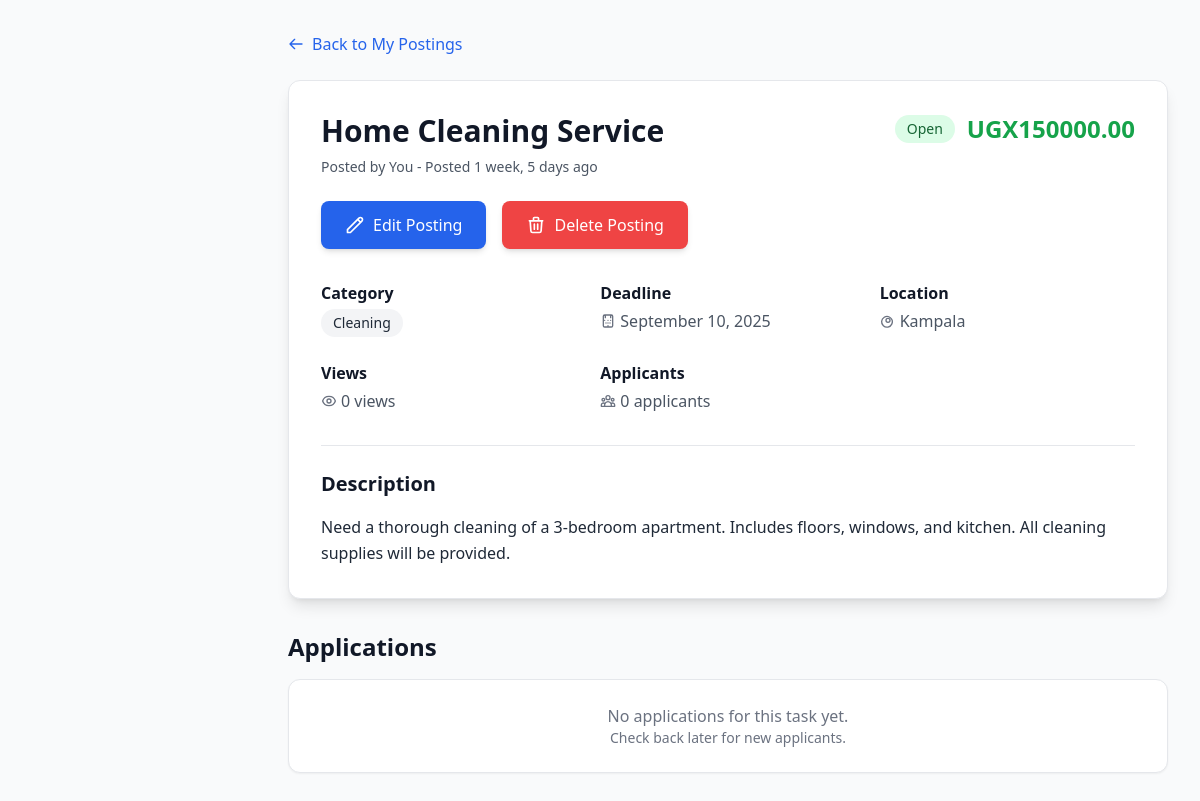
The page /giver/postings/13/ (signed in) on the database its author committed.
### task_giver/models.py (models this page shows, shortened)
class Task(models.Model):
    user = models.ForeignKey(User, on_delete=models.CASCADE)
    title = models.CharField(max_length=200)
    description = models.TextField()
    category = models.CharField(max_length=200)
    budget = models.DecimalField(max_digits=10, decimal_places=2)
    deadline = models.DateTimeField()
    posted_on = models.DateTimeField(auto_now_add=True)
    views = models.PositiveIntegerField(default=0)
    STATUS_CHOICES = (
        ('open', 'Open'),
        ('in_progress', 'In Progress'),
        ('completed', 'Completed'),
        ('canceled', 'Canceled'),
    )
    status = models.CharField(max_length=20, choices=STATUS_CHOICES, default='open')
    file_upload = models.FileField(upload_to='task_files/', blank=True, null=True, validators=[FileExtensionValidator(allowed_extensions=['pdf'])])
    location = models.CharField(max_length=200, blank=True, null=True)

### task_giver/views.py (the view)
# urls.py: path('postings/<int:task_id>/', views.task_detail, name='task_detail'),
@login_required
def task_detail(request, task_id):
    task = get_object_or_404(Task, pk=task_id)
    apps = Applications.objects.filter(task=task_id)
    context = {
        'task': task,
        'apps': apps
    }
    return render(request, 'task_giver/task_detail.html', context)

### task_giver/templates/task_giver/task_detail.html (shortened to what this page needs)
<!DOCTYPE html>
<html lang="en">
<head>
    <script src="https://cdn.tailwindcss.com"></script>
</head>
<body class="bg-gray-50 min-h-screen">
    <div class="lg:ml-64 min-h-screen">
        <div class="max-w-7xl mx-auto px-4 sm:px-6 lg:px-8 py-8 pt-20 lg:pt-8">
            <div class="mb-6">
                <a href="{% url 'task_giver:postings' %}" class="flex items-center text-blue-600 hover:text-blue-800 font-medium transition-colors">
                    <svg class="w-4 h-4 mr-2" fill="none" stroke="currentColor" viewBox="0 0 24 24">
                        <path stroke-linecap="round" stroke-linejoin="round" stroke-width="2" d="M10 19l-7-7m0 0l7-7m-7 7h18"></path>
                    </svg>
                    Back to My Postings
                </a>
            </div>
            <div class="job-detail-card bg-white rounded-xl shadow-lg border border-gray-200 p-8">
                <div class="flex flex-col md:flex-row md:items-start md:justify-between mb-6">
                    <div>
                        <h1 class="text-3xl font-bold text-gray-900 mb-2">{{ task.title }}</h1>
                        <p class="text-sm text-gray-600">Posted by <span class="font-medium">You</span> - Posted {{ task.posted_on|timesince }} ago</p>
                    </div>
                    <div class="mt-4 md:mt-0 flex items-center space-x-3">
                        <span class="badge bg-green-100 text-green-800 px-3 py-1 rounded-full text-sm font-medium">{{ task.get_status_display }}</span>
                        <span class="price-highlight text-2xl font-bold text-green-600">UGX{{ task.budget }}</span>
                    </div>
                </div>
                <div class="flex flex-col sm:flex-row sm:space-x-4 space-y-3 sm:space-y-0 mb-8">
                    <a href="{% url 'task_giver:task_edit' task.id %}" class="interactive-btn bg-blue-600 hover:bg-blue-700 text-white px-6 py-3 rounded-lg font-medium shadow-md">
                        <span class="flex items-center justify-center">
                            <svg class="w-5 h-5 mr-2" fill="none" stroke="currentColor" viewBox="0 0 24 24">
                                <path stroke-linecap="round" stroke-linejoin="round" stroke-width="2" d="M15.232 5.232l3.536 3.536m-2.036-5.036a2.5 2.5 0 113.536 3.536L6.5 21.036H3v-3.572L16.732 3.732z"></path>
                            </svg>
                            Edit Posting
                        </span>
                    </a>
                    <form method="post" action="{% url 'task_giver:task_delete' task.id %}" onsubmit="return confirm('Are you sure you want to delete this task?');">
                        <button type="submit" class="interactive-btn bg-red-500 hover:bg-red-600 text-white px-6 py-3 rounded-lg font-medium shadow-md">
                            <span class="flex items-center justify-center">
                                <svg class="w-5 h-5 mr-2" fill="none" stroke="currentColor" viewBox="0 0 24 24">
                                    <path stroke-linecap="round" stroke-linejoin="round" stroke-width="2" d="M19 7l-.867 12.142A2 2 0 0116.138 21H7.862a2 2 0 01-1.995-1.858L5 7m5 4v6m4-6v6m1-10V4a1 1 0 00-1-1h-4a1 1 0 00-1 1v3M4 7h16"></path>
                                </svg>
                                Delete Posting
                            </span>
                        </button>
                    </form>
                </div>
                <div class="grid grid-cols-1 md:grid-cols-2 lg:grid-cols-3 gap-6 mb-8 text-gray-700">
                    <div>
                        <h4 class="font-semibold text-gray-900 mb-1">Category</h4>
                        <p class="bg-gray-100 text-gray-800 px-3 py-1 rounded-full text-sm font-medium inline-block badge">{{ task.category }}</p>
                    </div>
                    <div>
                        <h4 class="font-semibold text-gray-900 mb-1">Deadline</h4>
                        <p class="text-gray-600 flex items-center">
                            {{ task.deadline|date:"F d, Y" }}
                        </p>
                    </div>
                    <div>
                        <h4 class="font-semibold text-gray-900 mb-1">Location</h4>
                        <p class="text-gray-600 flex items-center">
                             {{ task.location }}
                        </p>
                    </div>
                    <div>
                        <h4 class="font-semibold text-gray-900 mb-1">Views</h4>
                        <p class="text-gray-600 flex items-center">
                            0 views
                        </p>
                    </div>
                    <div>
                        <h4 class="font-semibold text-gray-900 mb-1">Applicants</h4>
                        <p class="text-gray-600 flex items-center">
                            0 applicants
                        </p>
                    </div>
                </div>
                <hr class="border-gray-200 my-6">
                <div class="prose max-w-none text-gray-700">
                    <h4 class="text-xl font-semibold text-gray-900 mb-4">Description</h4>
                    <p class="text-gray-800 leading-relaxed">{{ task.description }}</p>
                </div>
            </div>
            <div class="mt-8">
                <h2 class="text-2xl font-bold text-gray-900 mb-4">Applications</h2>
                {% if apps %}
                    <div class=" rounded-xl  border-gray-200 divide-y divide-gray-200">
                        {% for app in apps %}
                            <c-AppCard>
                            </c-AppCard>
                            <br/>
                        {% endfor %}
                    </div>
                {% else %}
                    <div class="bg-white p-6 rounded-xl text-center text-gray-500 shadow-sm border border-gray-200">
                        <p class="font-medium">No applications for this task yet.</p>
                        <p class="text-sm">Check back later for new applicants.</p>
                    </div>
                {% endif %}
            </div>
        </div>
    </div>
</body>
</html>

### task_giver/templates/task_giver/task_detail.html (style rules this page uses)
.job-detail-card { transition: all 0.4s cubic-bezier(0.4, 0, 0.2, 1); }
.interactive-btn { transition: all 0.3s cubic-bezier(0.4, 0, 0.2, 1); position: relative; overflow: hidden; }
.interactive-btn::before { content: ''; position: absolute; top: 0; left: -100%; width: 100%; height: 100%; background: linear-gradient(90deg, transparent, rgba(255, 255, 255, 0.2), transparent); transition: left 0.5s; }
.badge { transition: all 0.3s ease; }

### rows shown on the page
Task: title "Home Cleaning Service", posted_on "1 week, 5 days", status "Open", budget "150000.00", category "Cleaning", deadline "September 10, 2025", location "Kampala", description "Need a thorough cleaning of a 3-bedroom apartment. Includes floors, windows, and kitchen. All cleaning supplies will be provided."
